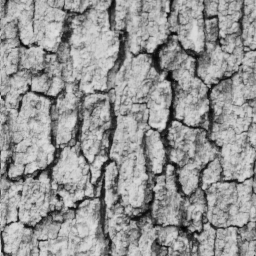
#> input picture TextureBasedRecognition/data-textures/00.png, 256 x 256 px; its folder holds only this picture in this run
$ python hw3_ex1_Hector_Alvarez.py   (older library calls are emulated)
#> lines starting #> are read from the running program, lines starting #| are printed output that depends on the picture
### TextureBasedRecognition/hw3_ex1_makeLMfilter_Hector_Alvarez.py
import numpy as np
import matplotlib.pyplot as plt
from scipy.signal import convolve2d, convolve

def makeLMfilters(S):
    # Returns the LM filter bank of size SxSx48. Hint: Make use of meshgrid to generate its support.

#> called with S = 49
    if S%2 == 0:
        S += 1

    n_filters = 48
    F = np.zeros((S, S, n_filters))

    scl_num = 3
    scl = np.linspace(1, 3, 3)
    ori_num = 6
    lap_num = 8
    gss_num = 4

    fst_der_flt = scl_num*ori_num
    snd_der_flt = scl_num*ori_num

    total_filters = fst_der_flt + snd_der_flt + lap_num + gss_num
    # S must be subtracted (-1) before division, because it is an odd number
    range_mesh = (S-1)/2
    x = np.linspace(-range_mesh, range_mesh, S)
    y = np.linspace(range_mesh, -range_mesh, S)

    xx, yy = np.meshgrid(x, y)
    xx = xx.flatten()
    yy = yy.flatten()

    my_mesh = np.array((xx, yy))

    current_flt = 0

    # Iterate through scales and orientations to generate your edge and bar filters
    # Hint: Apply a 2x2 rotation matrix to your meshgrid generated coordinates beforehand.

    for scale in scl:
        for orient in range(0, ori_num):
            angle = np.pi*orient/ori_num
            # 2x2 rotation matrix build
            c = np.cos(angle)
            s = np.sin(angle)
            rotMatrix = np.array([[c, -s], [s, c]])

            rotpts = np.matmul(rotMatrix, my_mesh)
            F[:, :, current_flt] = makefilter(scale, 1, 0, rotpts, S)
            F[:, :, current_flt + snd_der_flt] = makefilter(scale, 2, 0, rotpts, S)
            current_flt += 1

    current_flt = fst_der_flt + snd_der_flt
    scales = np.array((1, np.sqrt(2), 2, np.sqrt(2)*2))
    factor = 1

    while current_flt < total_filters:
        if current_flt < fst_der_flt + snd_der_flt + lap_num:
            #laplace = log_filt(scales[0]*factor, xx, yy)
            #F[:, :, current_flt] = normalise(np.reshape(laplace,(S,S)))
            laplace = log_filt(scales[0]*factor, x, y)
            F[:, :, current_flt] = normalise(laplace)

            laplace = log_filt(scales[1]*factor, x, y)
            F[:, :, current_flt+1] = normalise(laplace)

            laplace = log_filt(scales[2]*factor, x, y)
            F[:, :, current_flt+2] = normalise(laplace)

            laplace = log_filt(scales[3]*factor, x, y)
            F[:, :, current_flt+3] = normalise(laplace)
            current_flt += 4
            factor = 3
            s = -1
        else:
            gaussian = gauss2d(scales[s+1], x, y)
            F[:, :, current_flt] = normalise(gaussian)
            current_flt += 1
            s+=1

    return F

def makefilter(scale,orderx,ordery,pts,sup):
    # Returns 2D gaussian filter at points pts (2,N) (generated by meshgrid).
    # Parameter scale of shape (1,2) is applied on coordinates (x,y).
    # orderx and ordery define the derivatives [0;2] with respect to x and y. sup is the support size.

    gx = gauss1d(scale, pts[0,:], orderx)
    gy = gauss1d(scale*3, pts[1,:], ordery)
    #flt = np.multiply(gx,gy)
    flt = gx*gy
    f = normalise(np.reshape(flt,(sup, sup)))

    return f

def log_filt(sigma,x,y):
    #Return laplacian of gaussian filter at scale sigma evaluated at (x,y). Amplitude is NOT normalized.
    #Laplacian = second derivative in x + second derivative in y
    midpointx = int(x.size/2)+1
    midpointy = int(y.size/2)+1

    gaussian_x = gauss1d(sigma, x, 2)
    gx = np.zeros((x.size,x.size))
    gx[midpointx,:] = gaussian_x

    g1 = convolve2d(gx, gx.T, mode='same')

    gaussian_y = gauss1d(sigma, y, 2)
    gy = np.zeros((y.size,y.size))
    gy[:,midpointy] = gaussian_y

    g2 = convolve2d(gy, gy.T, mode='same')

    #gx = gauss1d(sigma, x, 2)
    #gy = gauss1d(sigma, y, 2)

    h = g1 + g2
    return h

def gauss2d(sigma,x,y):
    # Returns 2D gaussian filter at scale sigma evaluated at (x,y). Amplitude is NOT normalized.

    midpointx = int(x.size/2)+1
    midpointy = int(y.size/2)+1

    gaussian_x = gauss1d(sigma, x, 0)
    gx = np.zeros((x.size,x.size))
    gx[midpointx,:] = gaussian_x

    gaussian_y = gauss1d(sigma, y, 0)
    gy = np.zeros((y.size,y.size))
    gy[:,midpointy] = gaussian_y

    g = convolve2d(gx, gy, mode='same')
    print (g)
    return g

def gauss1d(sigma,x,order):
    #Returns 1D gaussian filter at scale sigma and order [0;2] evaluated at x.
    #Make sure that x is mean-centered.
    x = x - np.mean(x)
    num = x*x
    var = sigma**2
    denom = 2*var

    #Calculate order 0 values here.
    gaussian = np.exp(-num/denom)/(np.pi*denom)**0.5

    if(order == 1):
        #Derive expression on paper first. The expression should make use of order 0.
        g = -gaussian*(x/var)
    elif(order==2):
        #Derive expression on paper first. The expression should make use of order 0.
        g = gaussian*((num-var)/(var**2))
    else:
        g = gaussian
    # print (g)
    return g

def normalise(f):
    #Centers f with respect to the mean and normalize to unit (absolute) sum.
    f = f - np.mean(f)
    f_out = f/np.sum(np.abs(f))
    return f_out

### TextureBasedRecognition/hw3_ex1_Hector_Alvarez.py
# HW3 Question 1
# ISIP 2017: Raphael Sznitman

import numpy as np
import matplotlib.pyplot as plt
from matplotlib.pyplot import cm
import hw3_ex1_makeLMfilter_Hector_Alvarez as lm
from scipy import signal
# from scipy.signal import convolve2d, convolve
import glob
import os

plt.rcParams['image.cmap'] = 'gray'

# (1.1) Create LM Filters and display them.
support_size = 49
F = lm.makeLMfilters(support_size)

#Check filters by plotting

flt_num = np.size(F, axis = 2)
print(flt_num)
plt_clm = int(flt_num/4)
plt_row = int(flt_num/plt_clm)

for i in range (0,flt_num):
    plt.subplot(plt_row,plt_clm,i+1)             # the first subplot in the first figure
    plt.imshow(F[:,:,i])
    plt.axis('off')
plt.show()
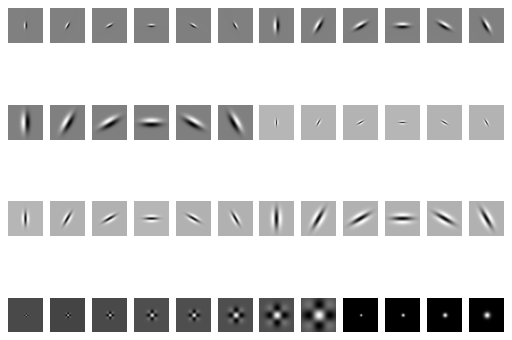
#> figure drawn by matplotlib, 48 panels

# (1.2) Convolve filter-bank with each image in the dataset

def calc_features(im_files, F):
    #Calculates for each image in im_files the pixel-wise response of
    # LM filter-bank F of size (S,S,48). Return a list of (M,N,48) numpy array
    feats = []

    count = 0
    for image in im_files:
        img = plt.imread(image).astype(np.float)
#> img: shape (256, 256) float64; min 0.0118, max 0.886, mean 0.584

        print(image)
        M = np.size(img,0)
#> M = 256
        N = np.size(img,1)
#> N = 256
        i_cnv = np.zeros((M, N, flt_num))
        print(i_cnv.shape)
#| (256, 256, 48)
        for flt in range (0,flt_num):
            filt = np.array(F[:, :, flt], copy=True)
            i_cnv[:, :, flt] = signal.convolve2d(img,filt, 'same')

        feats.append(i_cnv)

    return feats

#Extract file names
files = glob.glob(os.path.join('data-textures','*.png'))
files = sorted(files)

print('Convolve on ' + str(len(files)) +  ' images...')
feats = calc_features(files,F)
#> feats = 1 item
np.savez('q1_resp', feats=feats) #Save data to file
print('...done')

# (1.3) Reshape and aggregate the filter responses.

feats = np.reshape(feats, (np.size(files), -1, flt_num))

def make_histograms(feats):
    #Returns feature histograms from list of feature vectors. Input feats is a list of (M,N,48) arrays.
    img_num = np.size(feats,0)
#> img_num = 1
    H = np.zeros((img_num, flt_num))
    for i in range(0,img_num):
        for j in range(0,flt_num):
            H[i, j] = np.sum(np.abs(feats[i, :, j]))
        H[i,:] = H[i,:]/np.sum(np.abs(H[i,:]))

    return H

H = make_histograms(feats)

#Plot histograms
# ...
hnum = np.size(H, 0)
#> hnum = 1
bin_num = np.linspace(1, flt_num, flt_num)
c_img = 0
wth = 0.75

color=iter(cm.rainbow(np.linspace(0,1,hnum)))
for img in H:
    c=next(color)
    plt.subplot(1, 6, c_img+1)
    plt.bar(bin_num, img, wth, label=files[c_img], color = c)
    plt.legend(loc='upper right')
    c_img+=1
#> this loop made 1 pass
#> (c, c_img) on pass 1: ([0.5, 0, 1, 1], 1)
#> after the loop, c_img = 1

plt.show()
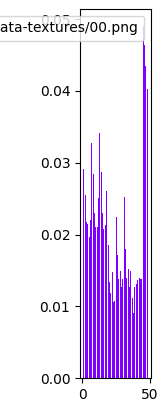
#> figure drawn by matplotlib, 1 panel; tallest bar 0.049 high, from x = 44.62 to 45.38

c_img = 0
wth = 0.05
color=iter(cm.rainbow(np.linspace(0,1,hnum)))
for img in H:
    c=next(color)
    plt.subplot(111)
    plt.bar(bin_num, img, wth, label=files[c_img], color = c)
    plt.legend(loc='upper right')
    bin_num+=0.1
    c_img+=1
#> after the loop, bin_num = 48 values from 1.1 to 48.1; c_img = 1

plt.show()
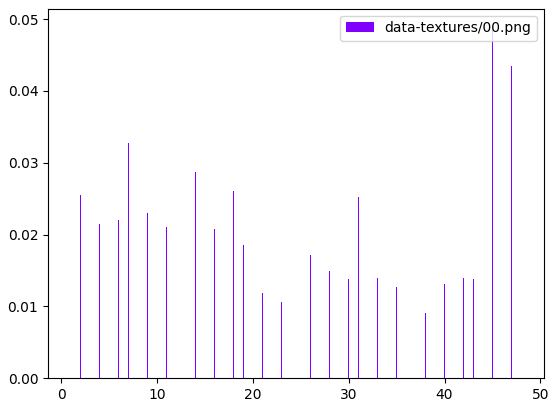
#> figure drawn by matplotlib, 1 panel; tallest bar 0.049 high, from x = 44.98 to 45.02


# (1.4) Evaluate full matrix of possible comparisons. Use L2 norm to compare.

h_size = np.size(H,0)
#> h_size = 1
s_cmp = int(h_size/2)
#> s_cmp = 0
L2distance = np.zeros((s_cmp,s_cmp))
#> L2distance = empty array


for i in range(0, s_cmp):
    for j in range(0, s_cmp):
        #L2distance[i, j]   = np.sqrt(np.abs(np.sum(H[i,:]**2) - np.sum(H[s_cmp+j,:]**2)))
        L2distance[i, j]   = np.sqrt(np.abs((np.sum((H[i,:] - H[s_cmp+j,:])**2))))


plt.imshow(L2distance)
plt.show()
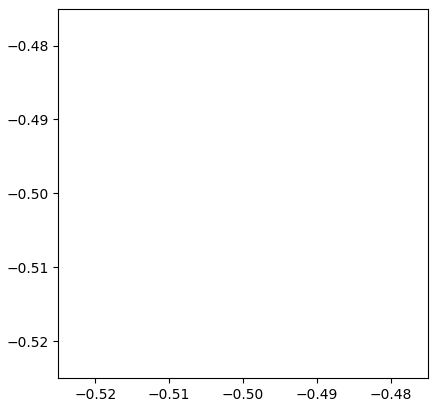
#> figure drawn by matplotlib, 1 panel

plt.imshow(L2distance, cmap='Greys')
plt.show()

# (1.5) Your answer here.
# [2 Points] Explain in a few sentences the pattern observed. Why are there low values and
# what do they correspond to?

# Answer:
# The pattern observed describes the relation between the images. The dark color
# has the lowest value, meaning that the difference is near zero, thus both images
# are identical. The other colors correspond to varations with higher values for
# the L2 distance between images indicating the pictures are not identical. This
# method is useful for having a graphical representation.

# IMPORTANT: WHEN CHANGING THE COLOR MAP CONFIGURATION OF THE PLOT, THE COLOR
# REPRESENTATION CHANGES, SUCH IS THE CASE OF USING " cmap='Greys' ".
